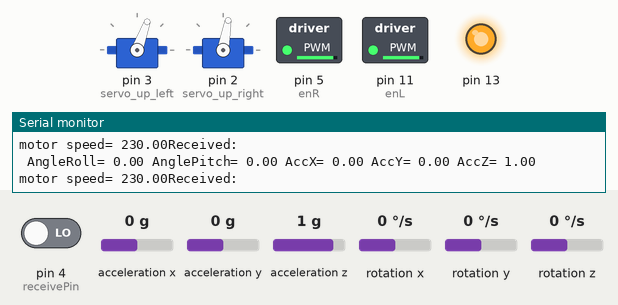
This sketch was run on a simulated Arduino Uno, built with avr-gcc and run on an emulated ATmega328P. Parts: 2 × servo, switched loads named in the sketch (green lamp = pin HIGH), output pins drawn as LEDs (lit = HIGH), the last lines printed to the serial monitor. Wiring (inferred from the names in the program): MPU-6050 motion sensor at I2C address 0x68. The test bench sets the inputs (shaded band); at power-on: acceleration x 0 g, acceleration y 0 g, acceleration z 1 g, pin 4 (receivePin) LOW, rotation x 0 °/s, rotation y 0 °/s, rotation z 0 °/s.

Above: at 1.4 s.
1.5 s: acceleration x set to 0.8 g
At 2.7 s:
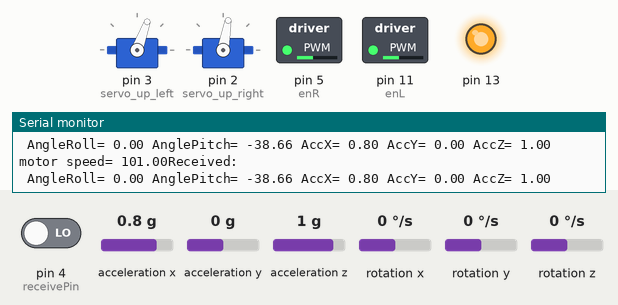
3.0 s: acceleration y set to -0.8 g
At 4.3 s:
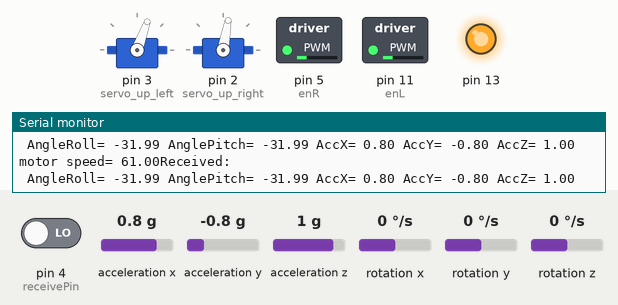
4.6 s: acceleration z set to 0 g
At 6.1 s:
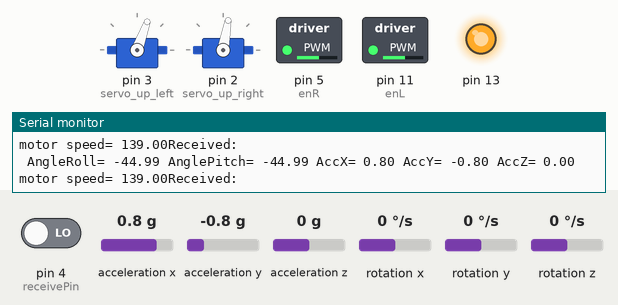
Timing chart, 0 to 7.6 s (numbered marks = the images above; inputs shaded):
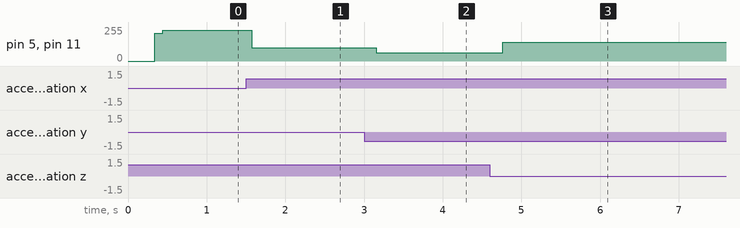

The sketch:

main_robot.ino
```cpp
#include <Servo.h>
#include <Wire.h>
#include "I2Cdev.h"
#include <MPU6050.h>

const int receivePin = 4;  // Change this to your chosen pin


// for measuring angles
float RateRoll, RatePitch, RateYaw;
float AccX, AccY, AccZ;
float AngleRoll, AnglePitch;
float LoopTimer;


//create objects for the servos
Servo servo_ul;
Servo servo_ur;


//set the pin values for each servo
int servo_up_left = 3;
int servo_up_right = 2;


// set variables for the angle of the servo
int servo_up_left_angle = 70;
int servo_up_right_angle = 80;


// initiallise the gyroscope


//Create the gyro object

MPU6050 mpu;
// class default I2C address is 0x68

// create variables for each offset so we can zerro error the reading
int16_t gyroX_offset = 0;
int16_t gyroY_offset = 0;
int16_t gyroZ_offset = 0;

//declare variables for left and right motor
const int enL = 11 ;
const int in1 = 10 ;
const int in2 = 9 ;
const int enR = 5 ;
const int in3 = 8;
const int in4 = 7;

float set_angle = -30;

float Kp = 6;
float Ki = 1;
float Kd = 0.01;

float previous_error = 0;
float integral = 0;

char receiveByte() {
  char receivedByte = 0;

  for (int i = 7; i >= 0; i--) {
    bool receivedBit = digitalRead(receivePin);
    receivedByte |= (receivedBit << i);

    delayMicroseconds(500);  // Adjust this delay according to your requirements
  }

  return receivedByte;
}


void measure_angle_setup() {
  Serial.begin(9600);
  pinMode(13, OUTPUT);
  digitalWrite(13, HIGH);
  Wire.setClock(400000);
  Wire.begin();
  delay(250);
  Wire.beginTransmission(0x68);
  Wire.write(0x6B);
  Wire.write(0x00);
  Wire.endTransmission();

}


void gyro_signals(void) {
  Wire.beginTransmission(0x68);
  Wire.write(0x1A);
  Wire.write(0x05);
  Wire.endTransmission();
  Wire.beginTransmission(0x68);
  Wire.write(0x1C);
  Wire.write(0x10);
  Wire.endTransmission();
  Wire.beginTransmission(0x68);
  Wire.write(0x3B);
  Wire.endTransmission();
  Wire.requestFrom(0x68,6);
  int16_t AccXLSB = Wire.read() << 8 | Wire.read();
  int16_t AccYLSB = Wire.read() << 8 | Wire.read();
  int16_t AccZLSB = Wire.read() << 8 | Wire.read();
  Wire.beginTransmission(0x68);
  Wire.write(0x1B);
  Wire.write(0x8);
  Wire.endTransmission();
  Wire.beginTransmission(0x68);
  Wire.write(0x43);
  Wire.endTransmission();
  Wire.requestFrom(0x68,6);
  int16_t GyroX=Wire.read()<<8 | Wire.read();
  int16_t GyroY=Wire.read()<<8 | Wire.read();
  int16_t GyroZ=Wire.read()<<8 | Wire.read();
  RateRoll=(float)GyroX/65.5;
  RatePitch=(float)GyroY/65.5;
  RateYaw=(float)GyroZ/65.5;
  AccX=(float)AccXLSB/4096;
  AccY=(float)AccYLSB/4096;
  AccZ=(float)AccZLSB/4096;
  AngleRoll=atan(AccY/sqrt(AccX*AccX+AccZ*AccZ))*1/(3.142/180);
  AnglePitch=-atan(AccX/sqrt(AccY*AccY+AccZ*AccZ))*1/(3.142/180);
}


void measure_angle() {
  gyro_signals();
  Serial.print(" AngleRoll= ");
  Serial.print(AngleRoll);
  Serial.print(" AnglePitch= ");
  Serial.print(AnglePitch);


  Serial.print(" AccX= ");
  Serial.print(AccX);
  Serial.print(" AccY= ");
  Serial.print(AccY);
  Serial.print(" AccZ= ");
  Serial.println(AccZ);


  delay(50);
}


void setup() {

  pinMode(receivePin, INPUT);

    //set the pins as outputs


    measure_angle_setup();

    //Attach the servo to the pins
  servo_ul.attach(servo_up_left);
  servo_ur.attach(servo_up_right);


    //write the angle for each servo
  servo_ul.write(servo_up_left_angle);
  servo_ur.write(servo_up_right_angle);

  delay(30);


}

void loop() {


  servo_ul.write(servo_up_left_angle);
  servo_ur.write(servo_up_right_angle);


  measure_angle();


  // create the PID controller
  // Compute PID error
  float error = abs(-30 - AnglePitch);

  // Update integral term
  integral += error;

  // Limit the integral term to prevent windup
  integral = constrain(integral,-50, 50);
  // Compute derivative term
  float derivative = error - previous_error;

  // Compute PID output
  float motor_speed = Kp * error + Ki * integral + Kd * derivative;

  // Update previous error
  previous_error = error;


  motor_speed = constrain(motor_speed,-230,230);
  motor_speed = map(motor_speed,0,200,0,200);


    //control direction based on where it is falling
  if (AnglePitch >= -30) {
    analogWrite(enR, motor_speed);
    analogWrite(enL, motor_speed);
    digitalWrite(in2, LOW);
    digitalWrite(in1, HIGH);
    digitalWrite(in3, HIGH);
    digitalWrite(in4, LOW);

    Serial.print("motor speed= ");
    Serial.print(motor_speed);


  }
  else if (AnglePitch < -30) {
    analogWrite(enR, motor_speed);
    analogWrite(enL, motor_speed);
    digitalWrite(in2, HIGH);
    digitalWrite(in1, LOW);
    digitalWrite(in3, LOW);
    digitalWrite(in4, HIGH);
    Serial.print("motor speed= ");
    Serial.print(motor_speed);

  }

  char receivedMessage[50];
  int messageIndex = 0;

  while (true) {
    char receivedChar = receiveByte();

    if (receivedChar == '\0') {
      receivedMessage[messageIndex] = '\0';
      Serial.print("Received: ");
      Serial.println(receivedMessage);
      break;
    }

    receivedMessage[messageIndex] = receivedChar;
    messageIndex++;
  }
  delay(30);
}
```

Measured:
- after the input at 1.5 s, pin 5 (enR), pin 11 (enL): 230/255 → 101/255 after 0.08 s
- after the input at 3.0 s, pin 5 (enR), pin 11 (enL): 101/255 → 61/255 after 0.15 s
- after the input at 4.6 s, pin 5 (enR), pin 11 (enL): 61/255 → 140/255 after 0.16 s, → 139/255 0.11 s later
